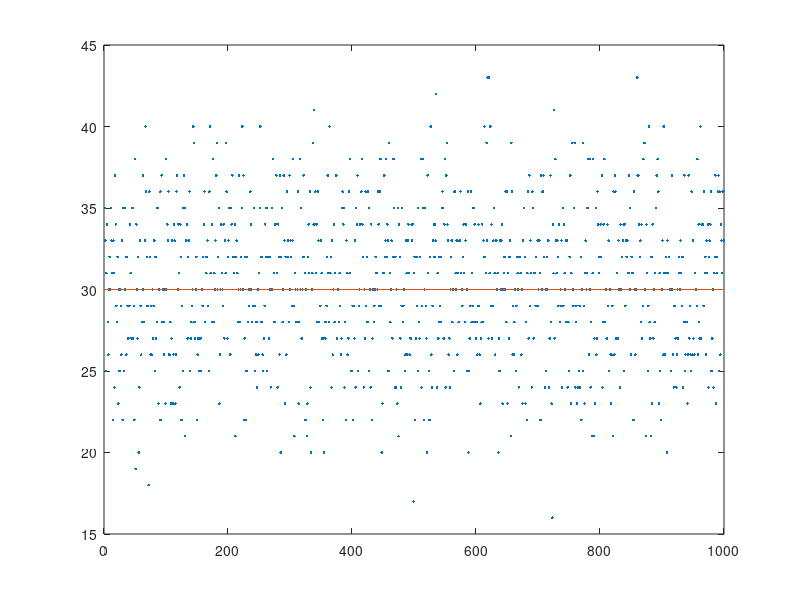

This chart was generated by the following MATLAB code:
expvals=[];

for k=1:1000
  data = binornd(100, 0.3);
  mn = mean(data);
  expvals = [expvals mn];
end

disp(mean(expvals))

plot(expvals, '.');
hold on;
line([0, 1000],[30,30]);
